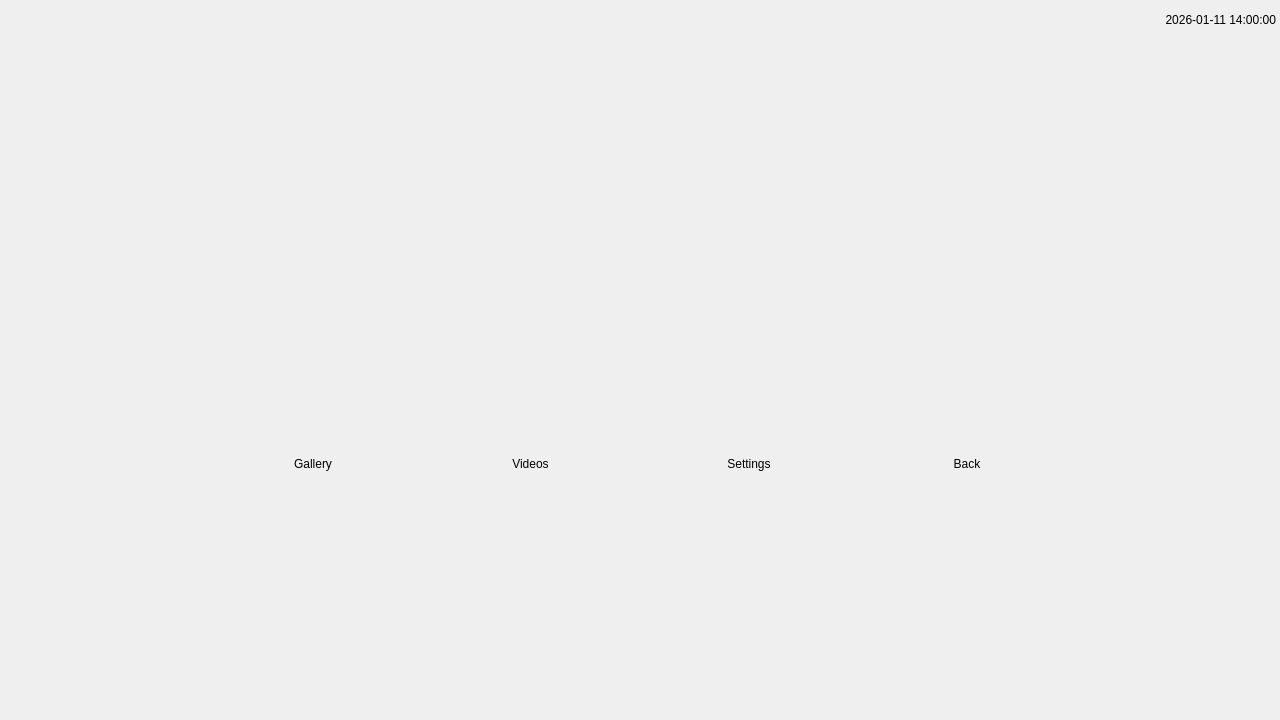
<?xml version="1.0" encoding="UTF-8"?>
<ui version="4.0">
 <class>LauncherPage</class>
 <widget class="QWidget" name="launcherPage">
  <property name="geometry">
   <rect>
    <x>0</x>
    <y>0</y>
    <width>1280</width>
    <height>720</height>
   </rect>
  </property>
  <layout class="QVBoxLayout" name="launcherLayout">
   <property name="spacing">
    <number>0</number>
   </property>
   <property name="leftMargin">
    <number>0</number>
   </property>
   <property name="topMargin">
    <number>0</number>
   </property>
   <property name="rightMargin">
    <number>0</number>
   </property>
   <property name="bottomMargin">
    <number>0</number>
   </property>
   <!-- 顶部状态栏 -->
   <item>
    <widget class="QWidget" name="launcherTopStatusBar">
     <property name="minimumSize">
      <size>
       <width>0</width>
       <height>40</height>
      </size>
     </property>
     <property name="maximumSize">
      <size>
       <width>16777215</width>
       <height>40</height>
      </size>
     </property>
     <layout class="QHBoxLayout" name="launcherTopLayout">
      <property name="spacing">
       <number>8</number>
      </property>
      <property name="leftMargin">
       <number>4</number>
      </property>
      <property name="topMargin">
       <number>4</number>
      </property>
      <property name="rightMargin">
       <number>4</number>
      </property>
      <property name="bottomMargin">
       <number>4</number>
      </property>
      <!-- 左侧：电池图标 -->
      <item>
       <widget class="QLabel" name="launcherBatteryIcon">
        <property name="minimumSize">
         <size>
          <width>32</width>
          <height>32</height>
         </size>
        </property>
        <property name="maximumSize">
         <size>
          <width>32</width>
          <height>32</height>
         </size>
        </property>
        <property name="text">
         <string/>
        </property>
        <property name="scaledContents">
         <bool>true</bool>
        </property>
       </widget>
      </item>
      <!-- 中间拉伸 -->
      <item>
       <spacer name="launcherTopCenterSpacer">
        <property name="orientation">
         <enum>Qt::Horizontal</enum>
        </property>
        <property name="sizeHint" stdset="0">
         <size>
          <width>40</width>
          <height>20</height>
         </size>
        </property>
       </spacer>
      </item>
      <!-- 右侧：日期时间 -->
      <item>
       <widget class="QLabel" name="launcherDateTimeLabel">
        <property name="text">
         <string>2026-01-11 14:00:00</string>
        </property>
        <property name="alignment">
         <set>Qt::AlignRight|Qt::AlignVCenter</set>
        </property>
       </widget>
      </item>
     </layout>
    </widget>
   </item>
   <!-- 上方拉伸（居中用） -->
   <item>
    <spacer name="launcherTopSpacer">
     <property name="orientation">
      <enum>Qt::Vertical</enum>
     </property>
     <property name="sizeHint" stdset="0">
      <size>
       <width>20</width>
       <height>40</height>
      </size>
     </property>
    </spacer>
   </item>
   <!-- 中间区域：4个启动器图标 -->
   <item>
    <widget class="QWidget" name="launcherContainer">
     <layout class="QHBoxLayout" name="launcherHLayout">
      <property name="spacing">
       <number>40</number>
      </property>
      <!-- 左侧拉伸 -->
      <item>
       <spacer name="launcherLeftSpacer">
        <property name="orientation">
         <enum>Qt::Horizontal</enum>
        </property>
        <property name="sizeHint" stdset="0">
         <size>
          <width>40</width>
          <height>20</height>
         </size>
        </property>
       </spacer>
      </item>
      <!-- Gallery -->
      <item>
       <widget class="QWidget" name="galleryWidget">
        <layout class="QVBoxLayout" name="galleryLayout">
         <property name="spacing">
          <number>8</number>
         </property>
         <item alignment="Qt::AlignHCenter">
          <widget class="QLabel" name="galleryIcon">
           <property name="minimumSize">
            <size>
             <width>160</width>
             <height>160</height>
            </size>
           </property>
           <property name="maximumSize">
            <size>
             <width>160</width>
             <height>160</height>
            </size>
           </property>
           <property name="text">
            <string/>
           </property>
           <property name="scaledContents">
            <bool>true</bool>
           </property>
          </widget>
         </item>
         <item alignment="Qt::AlignHCenter">
          <widget class="QLabel" name="galleryLabel">
           <property name="text">
            <string>Gallery</string>
           </property>
           <property name="alignment">
            <set>Qt::AlignCenter</set>
           </property>
          </widget>
         </item>
        </layout>
       </widget>
      </item>
      <!-- Videos -->
      <item>
       <widget class="QWidget" name="videosWidget">
        <layout class="QVBoxLayout" name="videosLayout">
         <property name="spacing">
          <number>8</number>
         </property>
         <item alignment="Qt::AlignHCenter">
          <widget class="QLabel" name="videosIcon">
           <property name="minimumSize">
            <size>
             <width>160</width>
             <height>160</height>
            </size>
           </property>
           <property name="maximumSize">
            <size>
             <width>160</width>
             <height>160</height>
            </size>
           </property>
           <property name="text">
            <string/>
           </property>
           <property name="scaledContents">
            <bool>true</bool>
           </property>
          </widget>
         </item>
         <item alignment="Qt::AlignHCenter">
          <widget class="QLabel" name="videosLabel">
           <property name="text">
            <string>Videos</string>
           </property>
           <property name="alignment">
            <set>Qt::AlignCenter</set>
           </property>
          </widget>
         </item>
        </layout>
       </widget>
      </item>
      <!-- Settings -->
      <item>
       <widget class="QWidget" name="settingsWidget">
        <layout class="QVBoxLayout" name="settingsLayout">
         <property name="spacing">
          <number>8</number>
         </property>
         <item alignment="Qt::AlignHCenter">
          <widget class="QLabel" name="settingsIcon">
           <property name="minimumSize">
            <size>
             <width>160</width>
             <height>160</height>
            </size>
           </property>
           <property name="maximumSize">
            <size>
             <width>160</width>
             <height>160</height>
            </size>
           </property>
           <property name="text">
            <string/>
           </property>
           <property name="scaledContents">
            <bool>true</bool>
           </property>
          </widget>
         </item>
         <item alignment="Qt::AlignHCenter">
          <widget class="QLabel" name="settingsLabel">
           <property name="text">
            <string>Settings</string>
           </property>
           <property name="alignment">
            <set>Qt::AlignCenter</set>
           </property>
          </widget>
         </item>
        </layout>
       </widget>
      </item>
      <!-- Back -->
      <item>
       <widget class="QWidget" name="backWidget">
        <layout class="QVBoxLayout" name="backLayout">
         <property name="spacing">
          <number>8</number>
         </property>
         <item alignment="Qt::AlignHCenter">
          <widget class="QLabel" name="backIcon">
           <property name="minimumSize">
            <size>
             <width>160</width>
             <height>160</height>
            </size>
           </property>
           <property name="maximumSize">
            <size>
             <width>160</width>
             <height>160</height>
            </size>
           </property>
           <property name="text">
            <string/>
           </property>
           <property name="scaledContents">
            <bool>true</bool>
           </property>
          </widget>
         </item>
         <item alignment="Qt::AlignHCenter">
          <widget class="QLabel" name="backLabel">
           <property name="text">
            <string>Back</string>
           </property>
           <property name="alignment">
            <set>Qt::AlignCenter</set>
           </property>
          </widget>
         </item>
        </layout>
       </widget>
      </item>
      <!-- 右侧拉伸 -->
      <item>
       <spacer name="launcherRightSpacer">
        <property name="orientation">
         <enum>Qt::Horizontal</enum>
        </property>
        <property name="sizeHint" stdset="0">
         <size>
          <width>40</width>
          <height>20</height>
         </size>
        </property>
       </spacer>
      </item>
     </layout>
    </widget>
   </item>
   <!-- 底部拉伸 -->
   <item>
    <spacer name="launcherBottomSpacer">
     <property name="orientation">
      <enum>Qt::Vertical</enum>
     </property>
     <property name="sizeHint" stdset="0">
      <size>
       <width>20</width>
       <height>40</height>
      </size>
     </property>
    </spacer>
   </item>
  </layout>
 </widget>
 <resources/>
 <connections/>
</ui>
